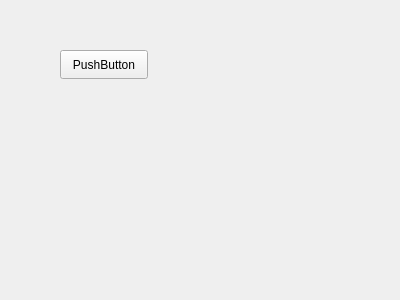
<?xml version="1.0" encoding="UTF-8"?>
<ui version="4.0">
 <class>Form</class>
 <widget class="QWidget" name="Form">
  <property name="geometry">
   <rect>
    <x>0</x>
    <y>0</y>
    <width>400</width>
    <height>300</height>
   </rect>
  </property>
  <property name="windowTitle">
   <string>Form</string>
  </property>
  <widget class="QPushButton" name="rName">
   <property name="geometry">
    <rect>
     <x>60</x>
     <y>50</y>
     <width>88</width>
     <height>29</height>
    </rect>
   </property>
   <property name="text">
    <string>PushButton</string>
   </property>
  </widget>
 </widget>
 <resources/>
 <connections/>
</ui>
